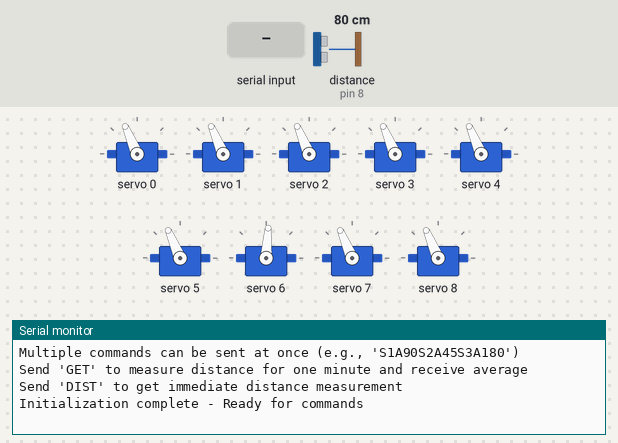
This sketch was run on a simulated Arduino Uno, built with avr-gcc and run on an emulated ATmega328P. Shown: 9 × servo, the last lines printed to the serial monitor. Inputs (shaded band) come from the test bench; at power-on: distance to the obstacle (sensor on pin 8) 80 cm. The echo pulse lasts 58.3 µs per cm.

Above: at 2.8 s.
2.9 s: "GET\n" received over Serial
At 3.3 s:
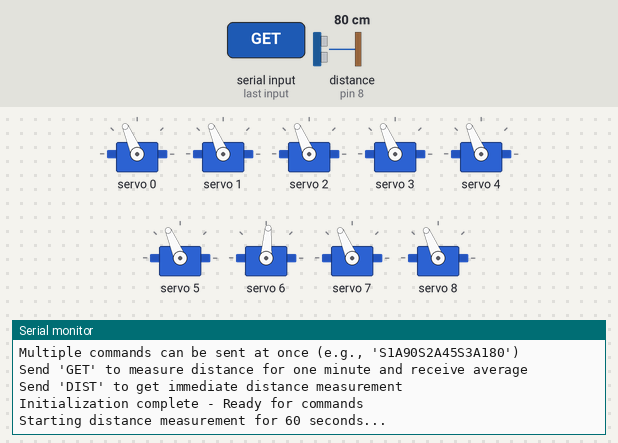
4.4 s: "DIST\n" received over Serial
At 5.6 s:
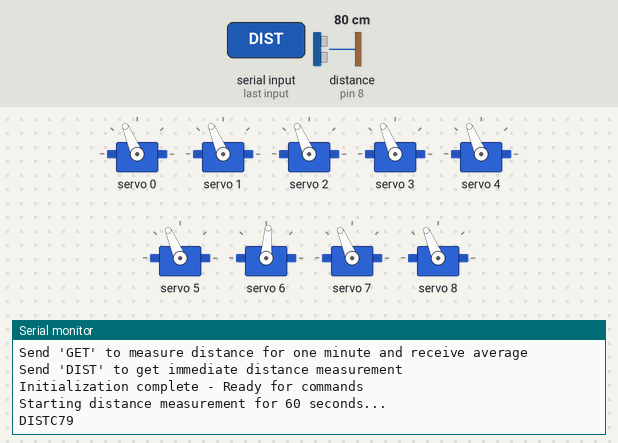
5.9 s: "90,45\n" received over Serial
At 6.8 s:
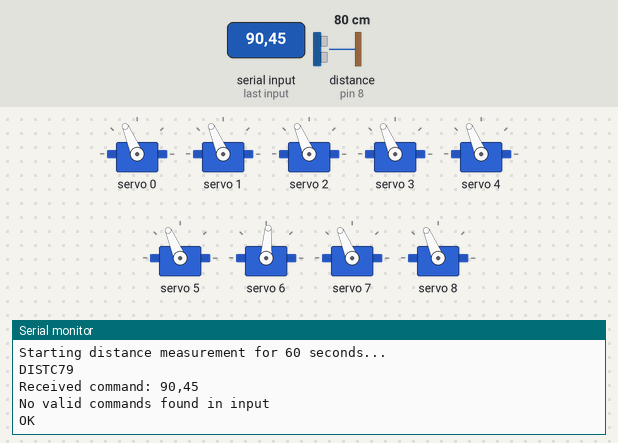

The sketch:

Servo.ino
```cpp
#include <Wire.h>
#include <Adafruit_PWMServoDriver.h>

// Create PWM driver instance with default address 0x40
Adafruit_PWMServoDriver pwm = Adafruit_PWMServoDriver();

// Define constants for servos
#define SERVO_COUNT 9      // Number of servos connected
#define SERVO_FREQ 50      // Standard servo frequency (50Hz)
#define SERVOMIN 100       // This is the 'minimum' pulse length count (out of 4096)
#define SERVOMAX 600       // This is the 'maximum' pulse length count (out of 4096)
#define MOVEMENT_SPEED 100 // Delay between steps in milliseconds (lower = faster)
#define STEP_SIZE 1        // Size of each step in degrees (smaller = smoother, but slower)

// Ultrasonic sensor pins
#define TRIG_PIN 7        // Connect ultrasonic TRIG pin to Arduino digital pin 7 Green Wire
#define ECHO_PIN 8        // Connect ultrasonic ECHO pin to Arduino digital pin 8 white wire

// Ultrasonic sensor variables
unsigned long distanceSum = 0;
int distanceCount = 0;
unsigned long lastDistanceTime = 0;
bool measuringDistance = false;

// Buffer for incoming serial data
const int MAX_BUFFER = 64;
char inputBuffer[MAX_BUFFER];
int bufferIndex = 0;

// Current position of each servo (in degrees)
int servoPositions[SERVO_COUNT] = {90, 90, 90, 90, 90, 90, 70, 90, 90}; // Initialize all servos to 90 degrees

// Target positions for smooth movement
int servoTargets[SERVO_COUNT] = {90, 90, 90, 90, 90, 90, 70, 90, 90};

// Flag to indicate if any servo needs to move
bool movementNeeded = false;

// Flag to track if we're executing a movement sequence
bool executingMovement = false;

// Flag to track if a new command was received
bool newCommandReceived = false;

void setup() {
  // Initialize serial communication
  Serial.begin(9600);
  Serial.println("Robotic Arm Servo Controller with Smooth Movement and Ultrasonic Sensor");
  Serial.println("Format: 'S<servo_num>A<angle>' (e.g., 'S1A120' sets servo 1 to 120 degrees)");
  Serial.println("Multiple commands can be sent at once (e.g., 'S1A90S2A45S3A180')");
  Serial.println("Send 'GET' to measure distance for one minute and receive average");
  Serial.println("Send 'DIST' to get immediate distance measurement");

  // Setup ultrasonic sensor pins
  pinMode(TRIG_PIN, OUTPUT);
  pinMode(ECHO_PIN, INPUT);

  // Initialize PWM driver
  pwm.begin();

  // Configure oscillator and frequency
  pwm.setOscillatorFrequency(27000000); // 27MHz
  pwm.setPWMFreq(SERVO_FREQ);           // 50Hz for standard servos

  // Use faster I2C communication (400kHz)
  Wire.setClock(400000);

  // Initialize all servos to their default positions
  for (int i = 0; i < SERVO_COUNT; i++) {
    setServoAngle(i, servoPositions[i]);
    delay(100); // Small delay between servo movements
  }

  delay(500); // Give servos time to reach initial positions
  Serial.println("Initialization complete - Ready for commands");
}

void loop() {
  // Check for serial data
  while (Serial.available() > 0) {
    char c = Serial.read();

    // If we get a newline or carriage return, process the command
    if (c == '\n' || c == '\r') {
      if (bufferIndex > 0) {
        inputBuffer[bufferIndex] = '\0'; // Null-terminate the string

        // Check for distance measurement commands
        if (strcmp(inputBuffer, "GET") == 0) {
          startDistanceMeasurement();
        }
        else if (strcmp(inputBuffer, "DIST") == 0) {
          sendImmediateDistance();
        }
        else {
          // Parse and set targets for servo movement
          parseAndExecuteCommand(inputBuffer);

          // Set flags for new movement
          executingMovement = true;
          newCommandReceived = true;
        }

        // Reset buffer
        bufferIndex = 0;
      }
    }
    // Otherwise, add the character to the buffer if there's space
    else if (bufferIndex < MAX_BUFFER - 1) {
      inputBuffer[bufferIndex++] = c;
    }
  }

  // Handle smooth movement of servos
  updateServoPositions();

  // Handle distance measurements if active
  if (measuringDistance) {
    updateDistanceMeasurement();
  }
}

// Get and send immediate distance measurement
void sendImmediateDistance() {
  int distance = measureDistance();
  Serial.print("DISTC");
  Serial.println(distance);
}

// Start the distance measurement process
void startDistanceMeasurement() {
  Serial.println("Starting distance measurement for 60 seconds...");
  measuringDistance = true;
  distanceSum = 0;
  distanceCount = 0;
  lastDistanceTime = millis();
}

// Update distance measurements over time
void updateDistanceMeasurement() {
  // Take a measurement every second
  unsigned long currentTime = millis();
  if (currentTime - lastDistanceTime >= 1000) {
    // Get a distance reading
    int distance = measureDistance();

    // Add to our running total
    distanceSum += distance;
    distanceCount++;

    lastDistanceTime = currentTime;

    // Check if we've completed our minute of measurements
    if (distanceCount >= 60) {
      // Calculate average distance
      int avgDistance = distanceSum / distanceCount;

      // Send the formatted result
      Serial.print("DISTC");
      Serial.println(avgDistance);

      // Reset measurement state
      measuringDistance = false;
    }
  }
}

// Measure distance using the ultrasonic sensor
int measureDistance() {
  // Clear the trigger pin
  digitalWrite(TRIG_PIN, LOW);
  delayMicroseconds(2);

  // Set the trigger pin HIGH for 10 microseconds
  digitalWrite(TRIG_PIN, HIGH);
  delayMicroseconds(10);
  digitalWrite(TRIG_PIN, LOW);

  // Read the echo pin, returns the sound wave travel time in microseconds
  long duration = pulseIn(ECHO_PIN, HIGH);

  // Calculate the distance
  // Speed of sound is approximately 343 meters per second or 0.0343 cm/microsecond
  // Distance = (time × speed) / 2 (divided by 2 because sound travels to object and back)
  int distance = duration * 0.0343 / 2;

  return distance;
}

// Update servo positions with smooth movement
void updateServoPositions() {
  // Reset movement flag for this cycle
  movementNeeded = false;

  // Check each servo to see if it needs to move toward target
  for (int i = 0; i < SERVO_COUNT; i++) {
    if (servoPositions[i] != servoTargets[i]) {
      movementNeeded = true;

      // Determine direction and move one step
      if (servoPositions[i] < servoTargets[i]) {
        servoPositions[i] = min(servoPositions[i] + STEP_SIZE, servoTargets[i]);
      } else {
        servoPositions[i] = max(servoPositions[i] - STEP_SIZE, servoTargets[i]);
      }

      // Update servo position
      setServoAngle(i, servoPositions[i]);
    }
  }

  // If any servo moved, add a small delay
  if (movementNeeded) {
    delay(MOVEMENT_SPEED);
  }
  // If we were executing a movement and now all servos are at their targets
  else if (executingMovement) {
    // Print confirmation only once per command sequence
    Serial.println("OK");

    // Print the final positions for verification
    // for (int i = 0; i < SERVO_COUNT; i++) {
    //   Serial.print("Servo ");
    //   Serial.print(i + 1);
    //   Serial.print(": ");
    //   Serial.print(servoPositions[i]);
    //   Serial.println(" degrees");
    // }

    // Reset movement flag
    executingMovement = false;
  }
}

// Parse and execute commands from the input buffer
void parseAndExecuteCommand(char* buffer) {
  int index = 0;
  bool anyValidCommand = false;

  Serial.print("Received command: ");
  Serial.println(buffer);

  // Continue parsing until we reach the end of the buffer
  while (buffer[index] != '\0') {
    // Look for 'S' followed by servo number
    if (buffer[index] == 'S' || buffer[index] == 's') {
      index++; // Move past 'S'

      // Extract servo number
      int servoNum = 0;
      while (isDigit(buffer[index])) {
        servoNum = servoNum * 10 + (buffer[index] - '0');
        index++;
      }

      // Adjust for zero-based indexing
      servoNum--;

      // Check if servo number is valid
      if (servoNum >= 0 && servoNum < SERVO_COUNT) {
        // Look for 'A' followed by angle
        if (buffer[index] == 'A' || buffer[index] == 'a') {
          index++; // Move past 'A'

          // Extract angle
          int angle = 0;
          while (isDigit(buffer[index])) {
            angle = angle * 10 + (buffer[index] - '0');
            index++;
          }

          // Check if angle is valid
          if (angle >= 0 && angle <= 180) {
            // Set target angle (actual movement happens in updateServoPositions)
            servoTargets[servoNum] = angle;
            anyValidCommand = true;

            Serial.print("Setting Servo ");
            Serial.print(servoNum + 1);
            Serial.print(" target to ");
            Serial.print(angle);
            Serial.println(" degrees");
          } else {
            Serial.print("Error: Angle must be between 0 and 180 degrees (received ");
            Serial.print(angle);
            Serial.println(")");
          }
        } else {
          // Skip invalid characters
          index++;
        }
      } else {
        Serial.print("Error: Invalid servo number ");
        Serial.print(servoNum + 1);
        Serial.print(". Must be between 1 and ");
        Serial.println(SERVO_COUNT);
        // Skip this command
        while (buffer[index] != '\0' && buffer[index] != 'S' && buffer[index] != 's') {
          index++;
        }
      }
    } else {
      // Skip any other characters
      index++;
    }
  }

  if (anyValidCommand) {
    Serial.println("Executing smooth movement...");
  } else {
    Serial.println("No valid commands found in input");
  }
}

// Convert angle (0-180) to pulse length (SERVOMIN-SERVOMAX)
int angleToPulse(int angle) {
  // Constrain angle to valid range
  angle = constrain(angle, 0, 180);

  // Map angle from 0-180 to SERVOMIN-SERVOMAX
  return map(angle, 0, 180, SERVOMIN, SERVOMAX);
}

// Set a servo to a specific angle
void setServoAngle(int servoNum, int angle) {
  // Additional check to ensure servo number is valid
  if (servoNum >= 0 && servoNum < SERVO_COUNT) {
    int pulse = angleToPulse(angle);
    pwm.setPWM(servoNum, 0, pulse);
  }
}
```

Measured:
- after the input at 2.9 s, the serial monitor: prints a new line at once (image 1)
- after the input at 4.4 s, the serial monitor: prints a new line at once (image 2)
- after the input at 5.9 s, the serial monitor: prints a new line at once (image 3)
